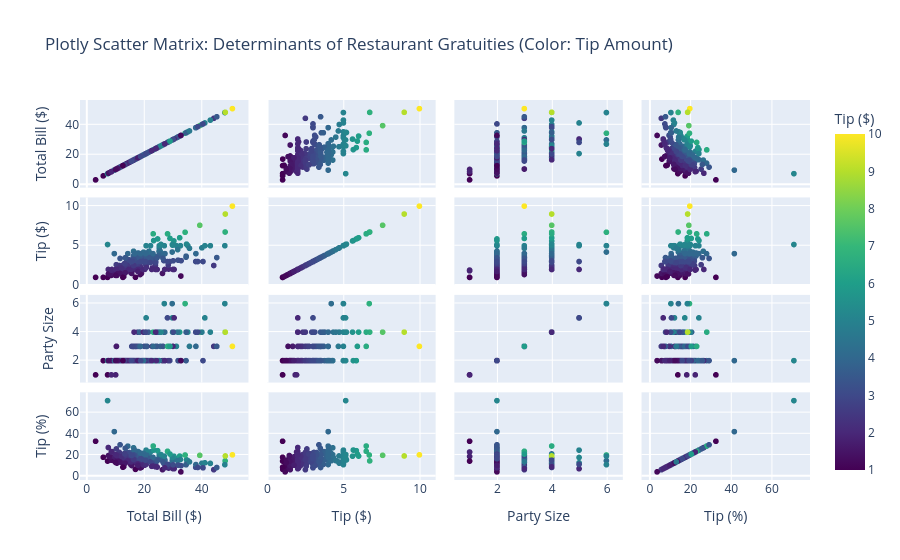

Notebook source saved alongside this figure:
### Code cell
import plotly.express as px

# Load dataset and calculate tip percentage
df = px.data.tips()
df["tip_percent"] = (df["tip"] / df["total_bill"]) * 100

# Scatter Matrix
fig = px.scatter_matrix(
    df,
    dimensions=["total_bill", "tip", "size", "tip_percent"],
    color="tip",
    color_continuous_scale="Viridis",
    title="Plotly Scatter Matrix: Determinants of Restaurant Gratuities (Color: Tip Amount)",
    labels={
        "total_bill": "Total Bill ($)",
        "tip": "Tip ($)",
        "size": "Party Size",
        "tip_percent": "Tip (%)",
    },
)

fig.update_traces(diagonal_visible=True)
fig.show()

### Figure 1 — Plotly figure (JSON) as saved in the notebook; plotly's stock layout.template omitted (floating-point values rounded to 4 significant figures; data arrays with more than 128 entries replaced by an {"elided": "..."} marker saying what was removed)
{"data": [{"diagonal": {"visible": true}, "dimensions": [{"axis": {"matches": true}, "label": "Total Bill ($)", "values": {"elided": "244 float values"}}, {"axis": {"matches": true}, "label": "Tip ($)", "values": {"elided": "244 float values"}}, {"axis": {"matches": true}, "label": "Party Size", "values": {"elided": "244 int values"}}, {"axis": {"matches": true}, "label": "Tip (%)", "values": {"elided": "244 float values"}}], "hovertemplate": "%{xaxis.title.text}=%{x}<br>%{yaxis.title.text}=%{y}<br>Tip ($)=%{marker.color}<extra></extra>", "legendgroup": "", "marker": {"color": {"elided": "244 float values"}, "coloraxis": "coloraxis", "symbol": "circle"}, "name": "", "showlegend": false, "type": "splom"}], "layout": {"coloraxis": {"colorbar": {"title": {"text": "Tip ($)"}}, "colorscale": [[0, "#440154"], [0.1111, "#482878"], [0.2222, "#3e4989"], [0.3333, "#31688e"], [0.4444, "#26828e"], [0.5556, "#1f9e89"], [0.6667, "#35b779"], [0.7778, "#6ece58"], [0.8889, "#b5de2b"], [1, "#fde725"]]}, "dragmode": "select", "legend": {"tracegroupgap": 0}, "title": {"text": "Plotly Scatter Matrix: Determinants of Restaurant Gratuities (Color: Tip Amount)"}}}
